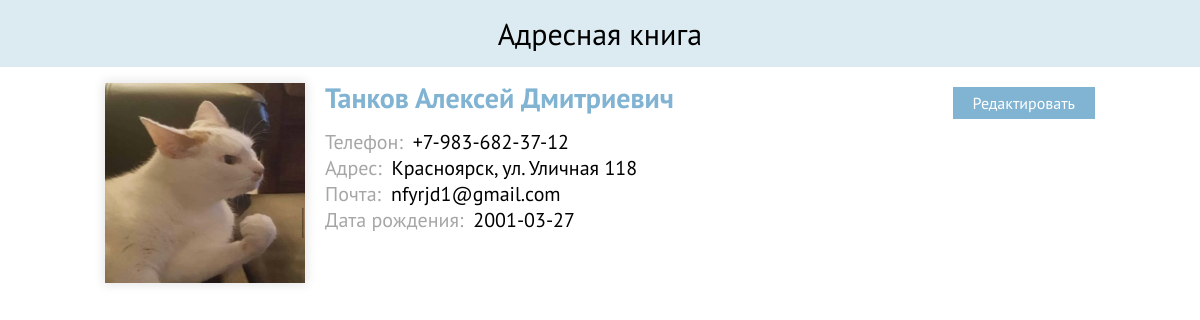
Page /core/view/contact_page.php?id=1 on the committed database.
### tables this page shows
CREATE TABLE `contact` (
  `Id_Contact` int(11) NOT NULL,
  `Name` varchar(50) NOT NULL,
  `Phone` varchar(16) NOT NULL,
  `Address` varchar(80) DEFAULT NULL,
  `Email` varchar(30) DEFAULT NULL,
  `Birthday` date DEFAULT NULL,
  `Image` varchar(260) DEFAULT NULL
);

### core/model/db.php (called while the page is built, shortened)
<?php
class DB
{
    private $db;
    private $db_name = 'addressbook';
    private $db_user = 'user';
    private $db_pass = '1234';
    private $db_host = 'localhost';
    public function __construct()
    {
        include_once('contact.php');
    }
    public function connect()
    {
        $this->db = new mysqli($this->db_host, $this->db_user, $this->db_pass, $this->db_name);
    }
    public function getContact($id) {
        $query = 'Select Id_Contact, Name, Phone, Address, Email, Birthday, Image From contact Where Id_Contact = ?;';
        $stmt = $this->db->prepare($query);
        $stmt->bind_param('i', $id);
        $stmt->execute();
        $stmt->store_result();
        $id = null;
        $name = null;
        $phone = null;
        $email = null;
        $address = null;
        $birthday = null;
        $image = null;
        $stmt->bind_result($id, $name, $phone, $email, $address, $birthday, $image);
        $contact = new Contact($id, $name, $phone, $email, $address, $birthday, $image);
        return $contact;
    }
}
?>

### core/model/contact.php (called while the page is built, shortened)
<?php
    class Contact {
        public $image;
		public function __construct($id, $name, $phone, $address = null, $email = null, $birthday = null, $image = null)
		{
			$this->id = htmlspecialchars($id);
            $this->name = htmlspecialchars($name);
            $this->phone = htmlspecialchars($phone);
            $this->image = $image;
            $this->email = empty($email) ? null : htmlspecialchars($email);
            $this->address = empty($address) ? null : htmlspecialchars($address);
            $this->birthday = empty($birthday) ? null : htmlspecialchars($birthday);
        }
        public function isImageExist() {
            return file_exists($_SERVER['DOCUMENT_ROOT'].'/addressbook/userImages/'.$this->image);
        }
}
?>

### core/view/contact_page.php (the view)
<?php include($_SERVER['DOCUMENT_ROOT'].'/addressbook/core/view/header.php') ?>
        <?php
            if ($_POST) {
                include($_SERVER['DOCUMENT_ROOT'].'/addressbook/core/controller/contact_controller.php');
            }
            else {
                include($_SERVER['DOCUMENT_ROOT'].'/addressbook/core/model/db.php');
                if (isset($_GET['id'])) {
                $id = (int)$_GET['id'];
                $db = new DB();
                $contact = $db->getContact($id);
                    if (!empty($contact->id)) {
                        ?>
                        <section class="contact-page">
                            <div class="contact-container" id="<?php echo $contact->id?>">
                                <img class="contact-page-image" src="./../../userImages/<?php echo $contact->isImageExist() ? $contact->image : 'defaultPhoto.jpg' ?>">
                                <div class="contact-info">
                                    <p class="contact-page-name contact-info-name"><?php echo $contact->name?></p>
                                    <div class="contact-info-additional contact-page-additional">
                                        <p class="contact-info-phone"><span>Телефон:</span><?php echo $contact->phone?></p>
                                        <?php echo empty($contact->address) ? '' : '<p class="contact-info-address"><span>Адрес:</span>'.$contact->address.'</p>'?>
                                        <?php echo empty($contact->email) ? '' : '<p class="contact-info-email"><span>Почта:</span>'.$contact->email.'</p>'?>
                                        <?php echo empty($contact->birthday) ? '' : '<p class="contact-info-birthday"><span>Дата рождения:</span>'.$contact->birthday.'</p>'?>
                                    </div>
                                </div>
                                <button type="button" class="contact-edit button">Редактировать</button>
                            </div>
                        </section>
                        <?php
                    }
                    else {
                        echo '<p>Контакт не найден</p>';
                    }
                }
                else {
                    echo '<p>Контакт не найден</p>';
                }
            }
        ?>
    <?php include($_SERVER['DOCUMENT_ROOT'].'/addressbook/core/view/footer.php') ?>

### css/style.css (style rules this page uses)
body { margin: 0; padding: 0; font-family: "PT Sans", Arial, sans-serif; font-size: 16px; line-height: 26px; font-weight: 400; color: #000000; }
button { padding: 0; outline: none; }
h1, h2, p, ul { margin: 0; }
.button { font: inherit; padding: 3px 20px; background-color: #81b3d2; border: none; color: #ffffff; text-align: center; outline: none; }
.contact-container { margin: 5px; display: flex; position: relative; }
.contact-edit { position: absolute; right: 0; margin-left: 20px; }
.contact-info-name { margin-bottom: 6px; }
.contact-info p { line-height: 22px; }
.contact-info span { color: #a6a6a6; margin-right: 10px; }
.contact-info-additional { max-width: 680px; }
.contact-info-additional p { word-wrap: break-word; }
.contact-page-name { font-size: 28px; font-weight: 700; color: #81b3d2; }
.contact-page-image { width: 200px; height: auto; max-height: 200px; margin-right: 20px; margin-top: -4px; box-shadow: 0 0 10px 2px rgba(0, 0, 0, 0.1); }
.contact-page-additional { margin-top: 20px; }
.contact-page-additional p { font-size: 20px; line-height: 26px; }

### rows in the picture
contact: Image (picture), Name "Танков Алексей Дмитриевич", Phone "+7-983-682-37-12", Address "Красноярск, ул. Уличная 118", Email "nfyrjd1@gmail.com", Birthday "2001-03-27"
